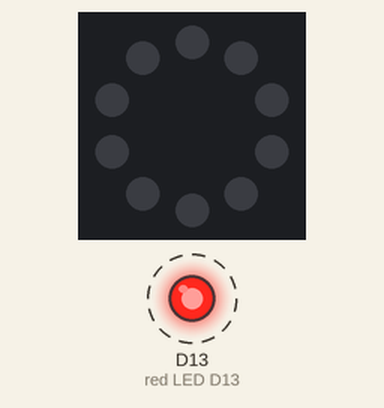
This program was run on a simulated Circuit Playground running CircuitPython. On the bench: the board's ring of 10 RGB LEDs (number 0 left of the top, counting anticlockwise), output pins drawn as LEDs (lit = HIGH). Dashed ring = blinking. Dim RGB values are drawn brighter than linear; what the program prints to the serial console is not drawn.

Above: at 0.2 s.
At 3.2 s:
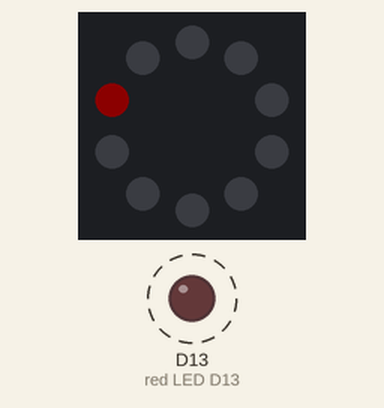
Timing chart, 0 to 4.6 s (numbered marks = the images above):
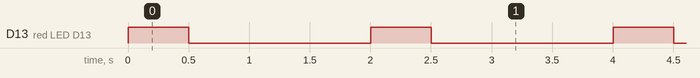

The program:

code.py
```python
"""
Blink built-in led and neo-pixel.
Blocking.
"""

# libraries
import time
from adafruit_circuitplayground import cp

# globals
LIGHT_COLOR = ( 255, 0, 0 ) #( red, green, blue ) each 0-255
OFF = ( 0, 0, 0 )

# setup
cp.red_led = False
cp.pixels.brightness = 0.05 # 0.0 to 1.0

print("blink blocking")

# loop
while True:
    # "copypasta" of blink & blink-neo

    cp.red_led = True
    time.sleep( 0.5 )
    cp.red_led = False
    time.sleep( 0.5 )

    cp.pixels[ 1 ] = LIGHT_COLOR
    time.sleep( 0.5 )
    cp.pixels[ 1 ] = OFF
    time.sleep( 0.5 )
```

Measured:
- by itself, D13 (red LED D13): alternates HIGH for 0.50 s and LOW for 1.5 s
- by itself, everything shown: repeats every 2.0 s, in 4 steps
